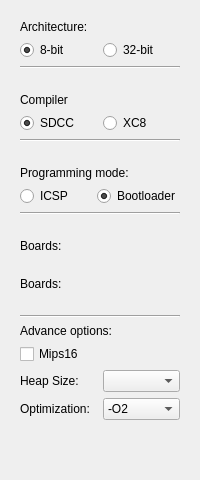
       <widget class="QWidget" name="Boards">
        <attribute name="title">
         <string>Boards</string>
        </attribute>
        <layout class="QVBoxLayout" name="verticalLayout">
         <item>
          <widget class="QFrame" name="frame_arch">
           <property name="frameShape">
            <enum>QFrame::NoFrame</enum>
           </property>
           <property name="frameShadow">
            <enum>QFrame::Raised</enum>
           </property>
           <layout class="QGridLayout" name="gridLayout_22">
            <item row="0" column="0">
             <widget class="QLabel" name="label_2">
              <property name="text">
               <string>Architecture:</string>
              </property>
             </widget>
            </item>
            <item row="1" column="0">
             <layout class="QGridLayout" name="gridLayout_21">
              <item row="0" column="0">
               <widget class="QRadioButton" name="radioButton_arch_8">
                <property name="text">
                 <string>8-bit</string>
                </property>
                <property name="checked">
                 <bool>true</bool>
                </property>
               </widget>
              </item>
              <item row="0" column="1">
               <widget class="QRadioButton" name="radioButton_arch_32">
                <property name="text">
                 <string>32-bit</string>
                </property>
               </widget>
              </item>
             </layout>
            </item>
            <item row="2" column="0">
             <widget class="Line" name="line">
              <property name="orientation">
               <enum>Qt::Horizontal</enum>
              </property>
             </widget>
            </item>
           </layout>
          </widget>
         </item>
         <item>
          <widget class="QFrame" name="frame_compiler">
           <property name="frameShape">
            <enum>QFrame::NoFrame</enum>
           </property>
           <property name="frameShadow">
            <enum>QFrame::Raised</enum>
           </property>
           <layout class="QGridLayout" name="gridLayout_27">
            <item row="0" column="0">
             <widget class="QLabel" name="label_7">
              <property name="text">
               <string>Compiler</string>
              </property>
             </widget>
            </item>
            <item row="1" column="0">
             <layout class="QGridLayout" name="gridLayout_26">
              <item row="0" column="1">
               <widget class="QRadioButton" name="radioButton_compiler_xc8">
                <property name="enabled">
                 <bool>true</bool>
                </property>
                <property name="text">
                 <string>XC8</string>
                </property>
                <property name="checked">
                 <bool>false</bool>
                </property>
               </widget>
              </item>
              <item row="0" column="0">
               <widget class="QRadioButton" name="radioButton_compiler_sdcc">
                <property name="text">
                 <string>SDCC</string>
                </property>
                <property name="checked">
                 <bool>true</bool>
                </property>
               </widget>
              </item>
             </layout>
            </item>
            <item row="2" column="0">
             <widget class="Line" name="line_4">
              <property name="orientation">
               <enum>Qt::Horizontal</enum>
              </property>
             </widget>
            </item>
           </layout>
          </widget>
         </item>
         <item>
          <widget class="QFrame" name="frame_prgmode">
           <property name="frameShape">
            <enum>QFrame::NoFrame</enum>
           </property>
           <property name="frameShadow">
            <enum>QFrame::Raised</enum>
           </property>
           <layout class="QGridLayout" name="gridLayout_23">
            <item row="2" column="0">
             <widget class="Line" name="line_2">
              <property name="orientation">
               <enum>Qt::Horizontal</enum>
              </property>
             </widget>
            </item>
            <item row="1" column="0">
             <layout class="QGridLayout" name="gridLayout_18">
              <item row="0" column="0">
               <widget class="QRadioButton" name="radioButton_mode_icsp">
                <property name="text">
                 <string notr="true">ICSP</string>
                </property>
               </widget>
              </item>
              <item row="0" column="1">
               <widget class="QRadioButton" name="radioButton_mode_bootloader">
                <property name="text">
                 <string>Bootloader</string>
                </property>
                <property name="checked">
                 <bool>true</bool>
                </property>
               </widget>
              </item>
             </layout>
            </item>
            <item row="0" column="0">
             <widget class="QLabel" name="label">
              <property name="text">
               <string>Programming mode:</string>
              </property>
             </widget>
            </item>
           </layout>
          </widget>
         </item>
         <item>
          <widget class="QFrame" name="frame_devices_8">
           <property name="frameShape">
            <enum>QFrame::NoFrame</enum>
           </property>
           <property name="frameShadow">
            <enum>QFrame::Raised</enum>
           </property>
           <layout class="QGridLayout" name="gridLayout_3">
            <item row="1" column="0">
             <layout class="QGridLayout" name="gridLayout_device_8"/>
            </item>
            <item row="0" column="0">
             <widget class="QLabel" name="label_4">
              <property name="text">
               <string>Boards:</string>
              </property>
             </widget>
            </item>
           </layout>
          </widget>
         </item>
         <item>
          <widget class="QFrame" name="frame_devices_32">
           <property name="frameShape">
            <enum>QFrame::NoFrame</enum>
           </property>
           <property name="frameShadow">
            <enum>QFrame::Raised</enum>
           </property>
           <layout class="QGridLayout" name="gridLayout_14">
            <item row="0" column="0">
             <widget class="QLabel" name="label_5">
              <property name="text">
               <string>Boards:</string>
              </property>
             </widget>
            </item>
            <item row="1" column="0">
             <layout class="QGridLayout" name="gridLayout_device_32"/>
            </item>
           </layout>
          </widget>
         </item>
         <item>
          <widget class="QFrame" name="frame_advance">
           <property name="frameShape">
            <enum>QFrame::NoFrame</enum>
           </property>
           <property name="frameShadow">
            <enum>QFrame::Raised</enum>
           </property>
           <layout class="QGridLayout" name="gridLayout_17">
            <item row="2" column="0">
             <widget class="QCheckBox" name="checkBox_mips16">
              <property name="cursor">
               <cursorShape>WhatsThisCursor</cursorShape>
              </property>
              <property name="toolTip">
               <string>&lt;html&gt;&lt;head/&gt;&lt;body&gt;&lt;p&gt;Checked: Less memory but also less speed.&lt;br&gt;Unchecked: More memory but also increase speed.&lt;/p&gt;&lt;/body&gt;&lt;/html&gt;</string>
              </property>
              <property name="text">
               <string>Mips16</string>
              </property>
             </widget>
            </item>
            <item row="1" column="0">
             <widget class="QLabel" name="label_6">
              <property name="text">
               <string>Advance options:</string>
              </property>
             </widget>
            </item>
            <item row="4" column="0">
             <layout class="QHBoxLayout" name="horizontalLayout_7">
              <item>
               <widget class="QLabel" name="label_9">
                <property name="cursor">
                 <cursorShape>WhatsThisCursor</cursorShape>
                </property>
                <property name="toolTip">
                 <string>&lt;html&gt;&lt;head/&gt;&lt;body&gt;&lt;p&gt;-O2: The compiler will attempt to increase code performance without compromising on size, and without taking too much compilation time.&lt;/p&gt;&lt;p&gt;-O3: This is the highest level of optimization possible. It enables optimizations that are expensive in terms of compile time and memory usage, in many cases can slow down a system due to larger binaries and increased memory usage.&lt;/p&gt;&lt;p&gt;-Os: This option will optimize your code for size.&lt;/p&gt;&lt;/body&gt;&lt;/html&gt;</string>
                </property>
                <property name="text">
                 <string>Optimization:</string>
                </property>
               </widget>
              </item>
              <item>
               <widget class="QComboBox" name="comboBox_optimization">
                <item>
                 <property name="text">
                  <string>-O2</string>
                 </property>
                </item>
                <item>
                 <property name="text">
                  <string>-O3</string>
                 </property>
                </item>
                <item>
                 <property name="text">
                  <string>-Os</string>
                 </property>
                </item>
               </widget>
              </item>
             </layout>
            </item>
            <item row="3" column="0">
             <layout class="QHBoxLayout" name="horizontalLayout_6">
              <item>
               <widget class="QLabel" name="label_8">
                <property name="cursor">
                 <cursorShape>WhatsThisCursor</cursorShape>
                </property>
                <property name="toolTip">
                 <string>&lt;html&gt;&lt;head/&gt;&lt;body&gt;&lt;p&gt;The amount of memory allocated to objects that are being defined.&lt;/p&gt;&lt;/body&gt;&lt;/html&gt;</string>
                </property>
                <property name="text">
                 <string>Heap Size:</string>
                </property>
               </widget>
              </item>
              <item>
               <widget class="QComboBox" name="comboBox_heapsize"/>
              </item>
             </layout>
            </item>
            <item row="0" column="0">
             <widget class="Line" name="line_5">
              <property name="orientation">
               <enum>Qt::Horizontal</enum>
              </property>
             </widget>
            </item>
           </layout>
          </widget>
         </item>
         <item>
          <spacer name="verticalSpacer_3">
           <property name="orientation">
            <enum>Qt::Vertical</enum>
           </property>
           <property name="sizeHint" stdset="0">
            <size>
             <width>20</width>
             <height>40</height>
            </size>
           </property>
          </spacer>
         </item>
        </layout>
       </widget>
